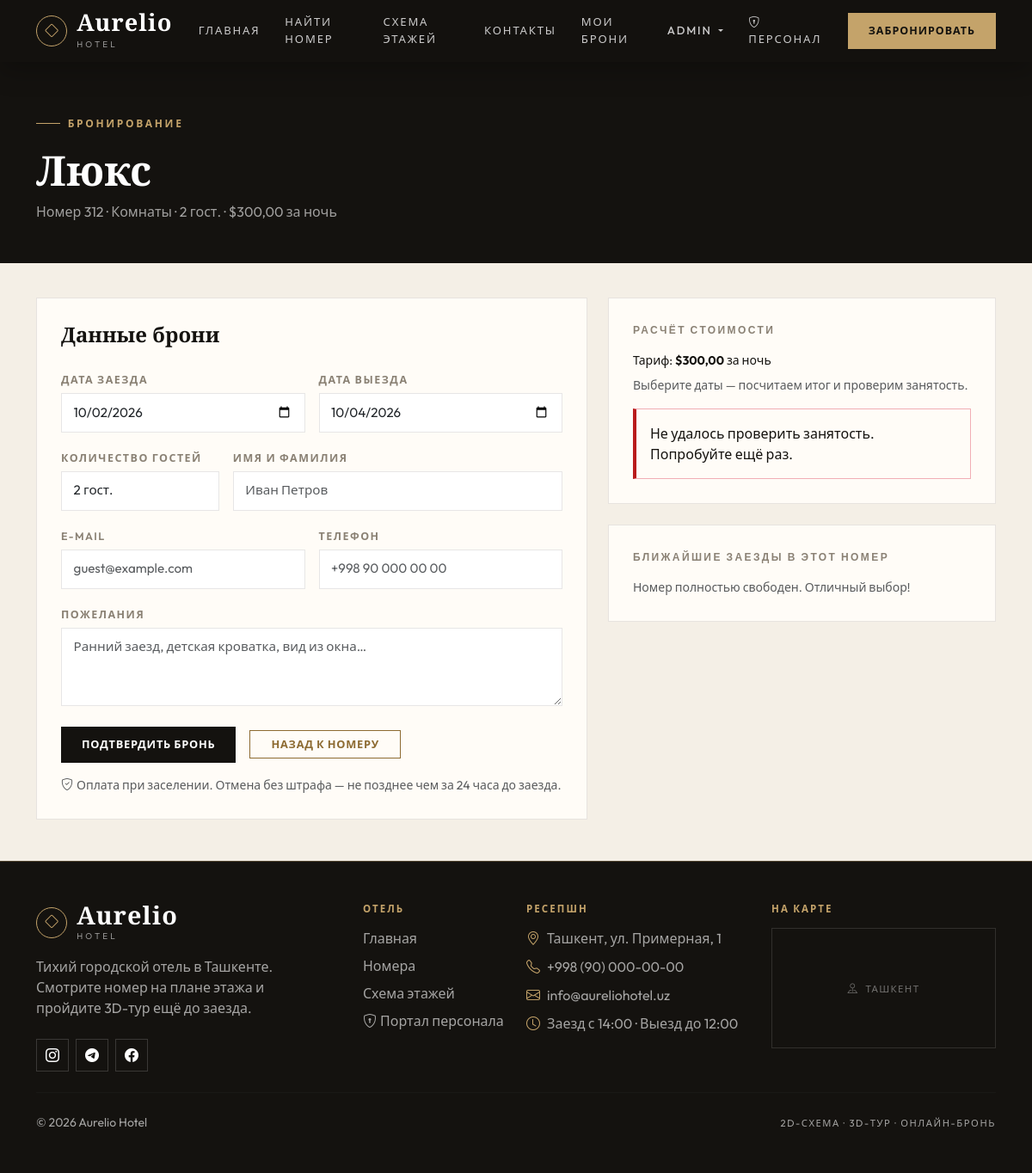
The app's page /bookings/new/3/ (signed in), older data.
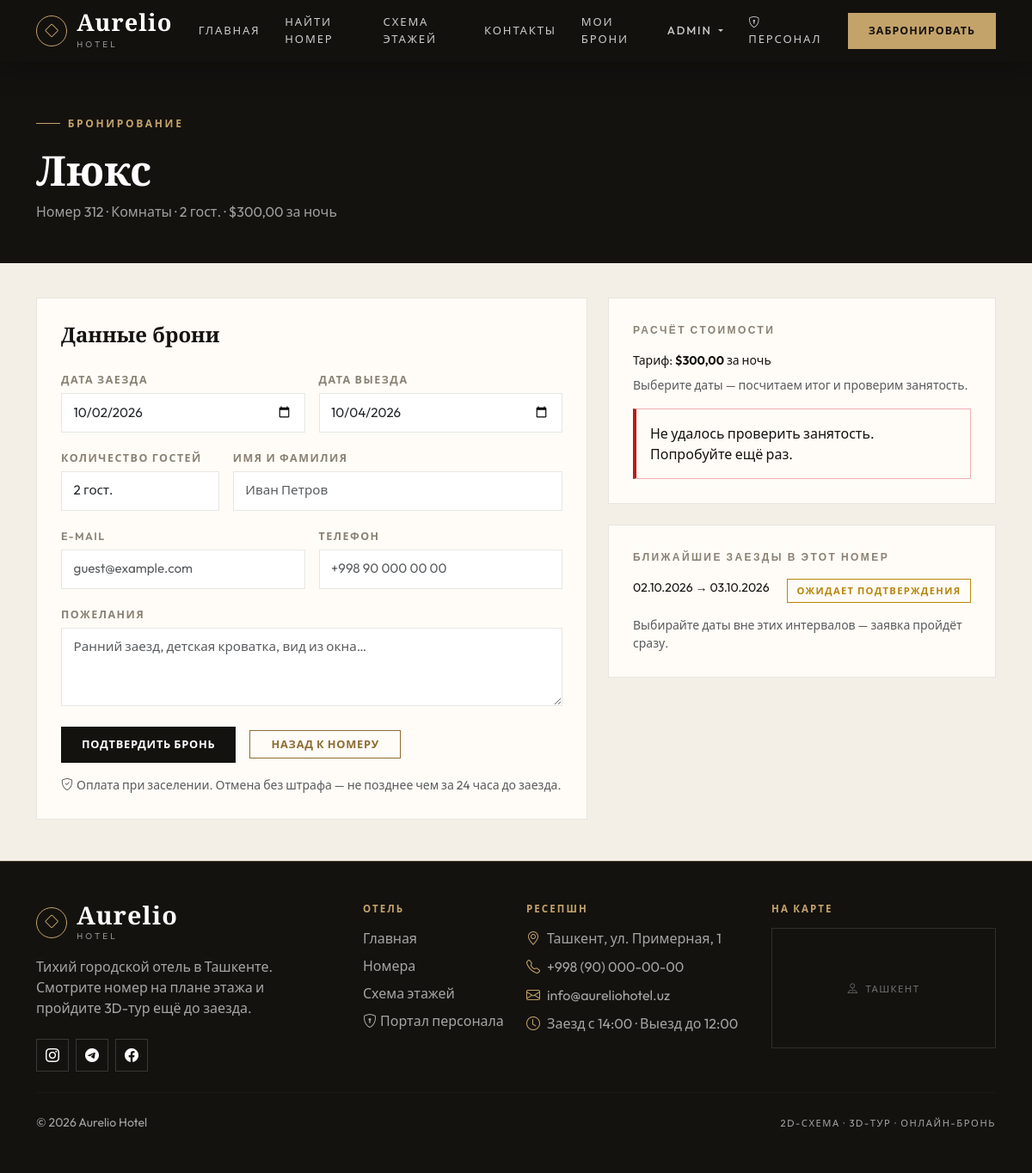
The same page, newer data.
### bookings/models.py (models this page shows, shortened)
class Booking(models.Model):
    STATUS_PENDING = 'pending'
    STATUS_CONFIRMED = 'confirmed'
    STATUS_CHECKED_IN = 'checked_in'
    STATUS_CHECKED_OUT = 'checked_out'
    STATUS_CANCELLED = 'cancelled'
    STATUS_NO_SHOW = 'no_show'
    STATUS_CHOICES = [
        (STATUS_PENDING, 'Ожидает подтверждения'),
        (STATUS_CONFIRMED, 'Подтверждено'),
        (STATUS_CHECKED_IN, 'Гость заселён'),
        (STATUS_CHECKED_OUT, 'Выезд завершён'),
        (STATUS_CANCELLED, 'Отменено'),
        (STATUS_NO_SHOW, 'Гость не приехал'),
    ]
    ACTIVE_STATUSES = (STATUS_PENDING, STATUS_CONFIRMED, STATUS_CHECKED_IN)
    STAFF_TRANSITIONS = {
        STATUS_PENDING: [STATUS_CONFIRMED, STATUS_CANCELLED, STATUS_NO_SHOW],
        STATUS_CONFIRMED: [STATUS_CHECKED_IN, STATUS_CANCELLED, STATUS_NO_SHOW],
        STATUS_CHECKED_IN: [STATUS_CHECKED_OUT],
        STATUS_CHECKED_OUT: [],
        STATUS_CANCELLED: [],
        STATUS_NO_SHOW: [STATUS_CONFIRMED, STATUS_CANCELLED],
    }
    SOURCE_CHOICES = [
        ('site', 'Онлайн-бронирование'),
        ('desk', 'Стойка регистрации'),
    ]
    code = models.CharField(
        max_length=12,
        unique=True,
        editable=False,
        default=generate_booking_code,
        verbose_name="Код брони",
    )
    user = models.ForeignKey(
        User,
        on_delete=models.SET_NULL,
        null=True,
        blank=True,
        related_name='bookings',
        verbose_name="Клиент",
    )
    room = models.ForeignKey(
        Room, on_delete=models.CASCADE, related_name='bookings', verbose_name="Номер"
    )
    check_in = models.DateField(verbose_name="Дата заезда")
    check_out = models.DateField(verbose_name="Дата выезда")
    guests = models.PositiveSmallIntegerField(
        default=1, validators=[MinValueValidator(1)], verbose_name="Количество гостей"
    )
    guest_name = models.CharField(max_length=120, verbose_name="Имя гостя")
    guest_email = models.EmailField(verbose_name="E-mail гостя")
    guest_phone = models.CharField(max_length=30, blank=True, verbose_name="Телефон гостя")
    special_requests = models.TextField(blank=True, verbose_name="Пожелания")
    is_paid = models.BooleanField(default=False, verbose_name="Оплачено")
    payment_id = models.CharField(max_length=255, blank=True, null=True, verbose_name="ID платежа (Payme/Click/Stripe)")
    total_price = models.DecimalField(
        max_digits=10, decimal_places=2, blank=True, null=True, verbose_name="Итоговая сумма"
    )
    status = models.CharField(
        max_length=20, choices=STATUS_CHOICES, default=STATUS_PENDING, verbose_name="Статус"
    )
    source = models.CharField(
        max_length=10, choices=SOURCE_CHOICES, default='site', verbose_name="Источник"
    )
    created_at = models.DateTimeField(auto_now_add=True, verbose_name="Дата создания")
    updated_at = models.DateTimeField(auto_now=True, verbose_name="Обновлено")
    status_changed_at = models.DateTimeField(null=True, blank=True, verbose_name="Статус изменён")
    class Meta:
        verbose_name = "Бронирование"
        verbose_name_plural = "Бронирования"
        ordering = ('-created_at',)
        constraints = [
            models.CheckConstraint(
                **{('condition' if django.VERSION >= (5, 1) else 'check'): Q(check_out__gt=F('check_in'))},
                name='booking_check_out_after_check_in',
            ),
        ]
        indexes = [
            models.Index(fields=['room', 'check_in', 'check_out']),
            models.Index(fields=['status']),
        ]
    def __init__(self, *args, **kwargs):
        super().__init__(*args, **kwargs)
        self._original_status = self.status
    @property
    def status_css(self):
        return {
            self.STATUS_PENDING: 'status-pending',
            self.STATUS_CONFIRMED: 'status-confirmed',
            self.STATUS_CHECKED_IN: 'status-in',
            self.STATUS_CHECKED_OUT: 'status-out',
            self.STATUS_CANCELLED: 'status-cancelled',
            self.STATUS_NO_SHOW: 'status-noshow',
        }.get(self.status, 'status-pending')
    @property
    def booked_dates_label(self):
        return f"{self.check_in:%d.%m.%Y} → {self.check_out:%d.%m.%Y}"

### bookings/views.py (the view)
# urls.py: path('new/<int:pk>/', views.booking_create, name='booking_create'),
def booking_create(request, pk):
    room = get_object_or_404(Room.objects.select_related('floor'), pk=pk)
    if not room.is_active:
        messages.error(request, "Этот номер временно снят с продажи.")
        return redirect('rooms:room_detail', pk=room.pk)
    initial = {'guests': 2 if room.capacity >= 2 else 1}
    form = BookingForm(request.POST or None, room=room, user=request.user, initial=initial)
    if request.method == 'POST' and form.is_valid():
        booking = form.save()
        _remember_booking(request, booking)
        notify_booking_created(booking)
        messages.success(request, f"Заявка принята! Код вашей брони — {booking.code}.")
        return redirect('bookings:booking_success', code=booking.code)
    context = {
        'room': room,
        'form': form,
        'upcoming': _upcoming_bookings(room),
        'currency': CURRENCY,
    }
    return render(request, 'bookings/booking_form.html', context)

### bookings/models.py (called while the page is built)
def generate_booking_code():
    tail = ''.join(random.choices(BOOKING_CODE_ALPHABET, k=6))
    return f'AUR-{tail}'

### bookings/views.py (called while the page is built)
def _upcoming_bookings(room):
    return Booking.objects.filter(
        room=room,
        status__in=Booking.ACTIVE_STATUSES,
        check_out__gte=timezone.localdate(),
    ).order_by('check_in')

### rooms/models.py (called while the page is built)
    @property
    def display_number(self):
        return self.room_number or f"{self.pk:03d}"

### staff/context_processors.py (called while the page is built)
def staff_status(request):
    user = getattr(request, 'user', None)
    staff_member = is_staff_member(user) if user else False
    profile = get_staff_profile(user) if staff_member else None
    return {
        'is_staff_member': staff_member,
        'staff_profile': profile,
        'can_manage_bookings': bool(profile and profile.can_manage_bookings) or bool(
            user and user.is_superuser
        ),
    }

### templates/bookings/booking_form.html (shortened to what this page needs)
{% extends 'base.html' %}
{% block content %}
<section class="page-band">
  <div class="container">
    <span class="hero-eyebrow">Бронирование</span>
    <h1 class="mt-3">{{ room.title }}</h1>
    <p>
      Номер {{ room.display_number }}{% if room.floor %} · {{ room.floor.title }}{% endif %}
      · {{ room.capacity }} гост. · {{ currency }}{{ room.price_per_night }} за ночь
    </p>
  </div>
</section>
<div class="container pb-5">
  <div class="row g-4">
    <div class="col-lg-7">
      <div class="panel-card">
        <h4 class="mb-4">Данные брони</h4>
        <form method="post" id="bookingForm" novalidate
              data-availability-url="{% url 'bookings:availability_api' %}"
              data-room="{{ room.pk }}">
          <div class="row g-3">
            <div class="col-md-6">
              <label class="form-label" for="{{ form.check_in.id_for_label }}">{{ form.check_in.label }}</label>
              {{ form.check_in }}
            </div>
            <div class="col-md-6">
              <label class="form-label" for="{{ form.check_out.id_for_label }}">{{ form.check_out.label }}</label>
              {{ form.check_out }}
            </div>
            <div class="col-md-4">
              <label class="form-label" for="{{ form.guests.id_for_label }}">{{ form.guests.label }}</label>
              {{ form.guests }}
            </div>
            <div class="col-md-8">
              <label class="form-label" for="{{ form.guest_name.id_for_label }}">{{ form.guest_name.label }}</label>
              {{ form.guest_name }}
            </div>
            <div class="col-md-6">
              <label class="form-label" for="{{ form.guest_email.id_for_label }}">{{ form.guest_email.label }}</label>
              {{ form.guest_email }}
            </div>
            <div class="col-md-6">
              <label class="form-label" for="{{ form.guest_phone.id_for_label }}">{{ form.guest_phone.label }}</label>
              {{ form.guest_phone }}
            </div>
            <div class="col-12">
              <label class="form-label" for="{{ form.special_requests.id_for_label }}">{{ form.special_requests.label }}</label>
              {{ form.special_requests }}
            </div>
          </div>
          <div class="d-flex flex-wrap align-items-center gap-3 mt-4">
            <button type="submit" class="btn btn-copper px-4">Подтвердить бронь</button>
            <a href="{% url 'rooms:room_detail' room.pk %}" class="btn btn-outline-copper px-4">Назад к номеру</a>
          </div>
          <p class="small text-muted mt-3 mb-0">
            <i class="bi bi-shield-check me-1"></i>Оплата при заселении. Отмена без штрафа — не позднее чем за 24 часа до заезда.
          </p>
        </form>
      </div>
    </div>
    <div class="col-lg-5">
      <div class="panel-card mb-4">
        <div class="panel-title">Расчёт стоимости</div>
        <div id="calcBox" class="small">
          <p class="mb-2">Тариф: <strong>{{ currency }}{{ room.price_per_night }}</strong> за ночь</p>
          <p class="mb-0 text-muted">Выберите даты — посчитаем итог и проверим занятость.</p>
        </div>
        <div id="calcAlert" class="alert alert-aurelio mt-3 mb-0 d-none" role="alert"></div>
      </div>
      <div class="panel-card">
        <div class="panel-title">Ближайшие заезды в этот номер</div>
        {% if upcoming %}
          <ul class="list-unstyled mb-0 d-flex flex-column gap-2 small">
            {% for item in upcoming %}
              <li class="d-flex justify-content-between gap-2">
                <span>{{ item.booked_dates_label }}</span>
                <span class="status-chip {{ item.status_css }}">{{ item.get_status_display }}</span>
              </li>
            {% endfor %}
          </ul>
          <p class="small text-muted mb-0 mt-3">Выбирайте даты вне этих интервалов — заявка пройдёт сразу.</p>
        {% else %}
          <p class="text-muted mb-0 small">Номер полностью свободен. Отличный выбор!</p>
        {% endif %}
      </div>
    </div>
  </div>
</div>
{% endblock %}

Row changes from the older to the newer data that the page shows:
added Booking: booked_dates_label "02.10.2026 → 03.10.2026", status "ОЖИДАЕТ ПОДТВЕРЖДЕНИЯ"
Text that changed along with them:
text no longer shown: "Номер полностью свободен. Отличный выбор!"
text now shown: "Выбирайте даты вне этих интервалов — заявка пройдёт сразу."
